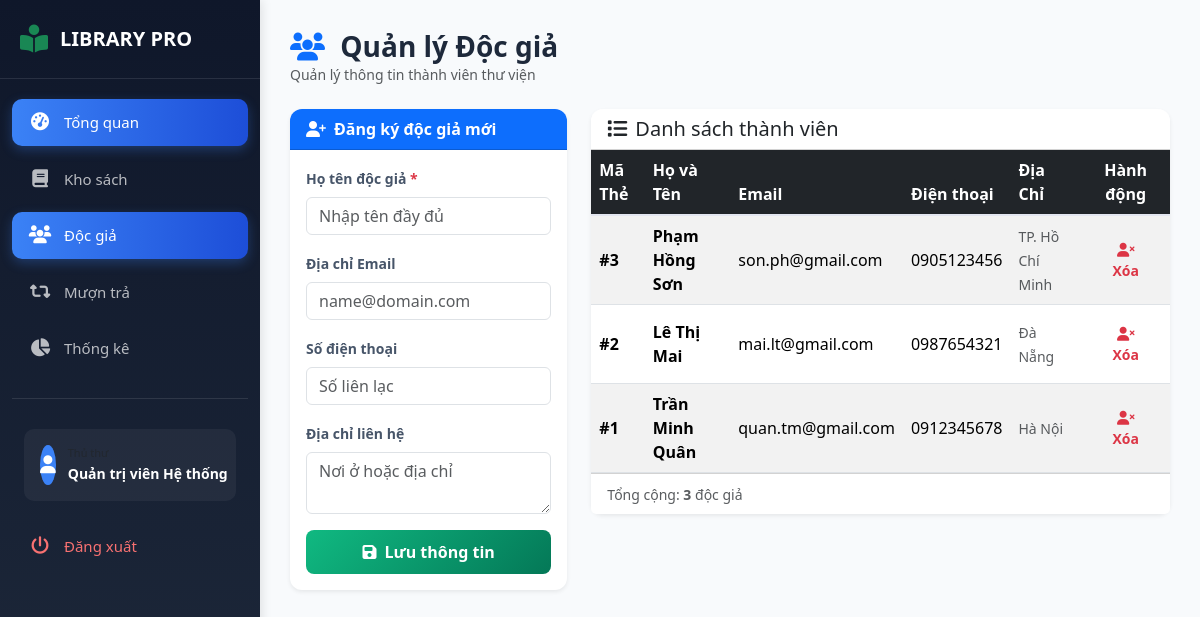
/members (signed in), run on the app's committed database.
### tables this page shows
CREATE TABLE members (
    id INTEGER PRIMARY KEY AUTOINCREMENT,
    name TEXT NOT NULL,
    email TEXT UNIQUE,
    phone TEXT,
    address TEXT,
    created_at TIMESTAMP DEFAULT CURRENT_TIMESTAMP
);

### app.py (the view, shortened to what this page needs)
@app.route('/members', methods=['GET', 'POST'])
def members_list():
    if 'user_id' not in session:
        return redirect(url_for('login'))
    db = get_db()
    members = db.execute('SELECT * FROM members ORDER BY id DESC').fetchall()
    return render_template('members.html', members=members)

### config/database.py (called while the page is built)
def get_db():
    if "db" not in g:
        try:
            db_path = current_app.config.get("DATABASE", "library.db")
        except RuntimeError:
            db_path = "library.db"
        g.db = sqlite3.connect(db_path)
        g.db.row_factory = sqlite3.Row
    return g.db

### templates/members.html (shortened to what this page needs)
{% extends 'base.html' %}
{% block content %}
<div class="page-header mb-4">
  <h2 class="mb-0">
    <i class="fa-solid fa-users text-primary me-2"></i>
    Quản lý Độc giả
  </h2>
  <p class="text-muted small mb-0">Quản lý thông tin thành viên thư viện</p>
</div>
<div class="row">
  <div class="col-lg-4 mb-4">
    <div class="card border-0 shadow-sm">
      <div class="card-header bg-primary text-white fw-bold">
        <i class="fa-solid fa-user-plus me-2"></i>Đăng ký độc giả mới
      </div>
      <div class="card-body">
        <form method="POST">
          <div class="mb-3">
            <label class="form-label small fw-bold">Họ tên độc giả <span class="text-danger">*</span></label>
            <input type="text" class="form-control" name="name" required placeholder="Nhập tên đầy đủ">
          </div>
          <div class="mb-3">
            <label class="form-label small fw-bold">Địa chỉ Email</label>
            <input type="email" class="form-control" name="email" placeholder="name@domain.com">
          </div>
          <div class="mb-3">
            <label class="form-label small fw-bold">Số điện thoại</label>
            <input type="tel" class="form-control" name="phone" placeholder="Số liên lạc">
          </div>
          <div class="mb-3">
            <label class="form-label small fw-bold">Địa chỉ liên hệ</label>
            <textarea class="form-control" name="address" rows="2" placeholder="Nơi ở hoặc địa chỉ"></textarea>
          </div>
          <button type="submit" class="btn btn-success w-100 fw-bold">
            <i class="fa-solid fa-save me-2"></i>Lưu thông tin
          </button>
        </form>
      </div>
    </div>
  </div>
  <div class="col-lg-8">
    <div class="card border-0 shadow-sm">
      <div class="card-header bg-white">
        <h5 class="mb-0">
          <i class="fa-solid fa-list me-2"></i>Danh sách thành viên
        </h5>
      </div>
      <div class="table-responsive">
        <table class="table table-hover table-striped align-middle mb-0">
          <thead class="table-dark">
            <tr>
              <th>Mã Thẻ</th>
              <th>Họ và Tên</th>
              <th>Email</th>
              <th>Điện thoại</th>
              <th>Địa Chỉ</th>
              <th class="text-center">Hành động</th>
            </tr>
          </thead>
          <tbody>
            {% for member in members %}
            <tr>
              <td><strong>#{{ member.id }}</strong></td>
              <td class="fw-semibold">{{ member.name }}</td>
              <td>{{ member.email or '---' }}</td>
              <td>{{ member.phone or '---' }}</td>
              <td><small class="text-muted">{{ member.address or '---' }}</small></td>
              <td class="text-center">
                <a href="{{ url_for('delete_member', member_id=member.id) }}"
                   class="btn btn-outline-danger btn-sm"
                   onclick="return confirm('Bạn có chắc chắn muốn xóa thành viên này?')">
                  <i class="fa-solid fa-user-xmark"></i> Xóa
                </a>
              </td>
            </tr>
            {% endfor %}
          </tbody>
        </table>
      </div>
      {% if members %}
      <div class="card-footer bg-white">
        <small class="text-muted">
          Tổng cộng: <strong>{{ members|length }}</strong> độc giả
        </small>
      </div>
      {% endif %}
    </div>
  </div>
</div>
{% endblock %}

### static/css/style.css (style rules this page uses)
:root { --primary-color: #3b82f6; --primary-dark: #1d4ed8; --secondary-color: #10b981; --warning-color: #f59e0b; --danger-color: #ef4444; --info-color: #06b6d4; --dark-bg: #0f172a; --light-bg: #f8fafc; --sidebar-width: 260px; --card-shadow: 0 0.15rem 1.75rem 0 rgba(58, 59, 69, 0.1); --transition: all 0.3s ease; }
* { margin: 0; padding: 0; box-sizing: border-box; }
body { font-family: 'Segoe UI', Tahoma, Geneva, Verdana, sans-serif; background-color: var(--light-bg); color: #1e293b; overflow-x: hidden; }
.page-header { margin-bottom: 24px; }
.page-header h2 { font-size: 28px; font-weight: 700; color: #1e293b; margin-bottom: 4px; }
.page-header p { font-size: 14px; color: #64748b; margin: 0; }
.table thead { border-bottom: 2px solid #e3e6f0; }
.table tbody tr { transition: var(--transition); }
.form-label { font-weight: 600; color: #475569; margin-bottom: 8px; }
.btn { border-radius: 8px; font-weight: 600; padding: 10px 20px; transition: var(--transition); border: none; }
.btn-success { background: linear-gradient(135deg, #10b981, #047857); }
.card { border-radius: 12px; border: none; box-shadow: var(--card-shadow); transition: var(--transition); }
.card-header { border-radius: 12px 12px 0 0 !important; font-weight: 600; }

### data on the page
members: id "3", name "Phạm Hồng Sơn", email "son.ph@gmail.com", phone "0905123456", address "TP. Hồ Chí Minh"
members: id "2", name "Lê Thị Mai", email "mai.lt@gmail.com", phone "0987654321", address "Đà Nẵng"
members: id "1", name "Trần Minh Quân", email "quan.tm@gmail.com", phone "0912345678", address "Hà Nội"

### other printed values
{{ session.get('fullname', 'N/A') }} "Quản trị viên Hệ thống"
{{ members|length }} "3"
